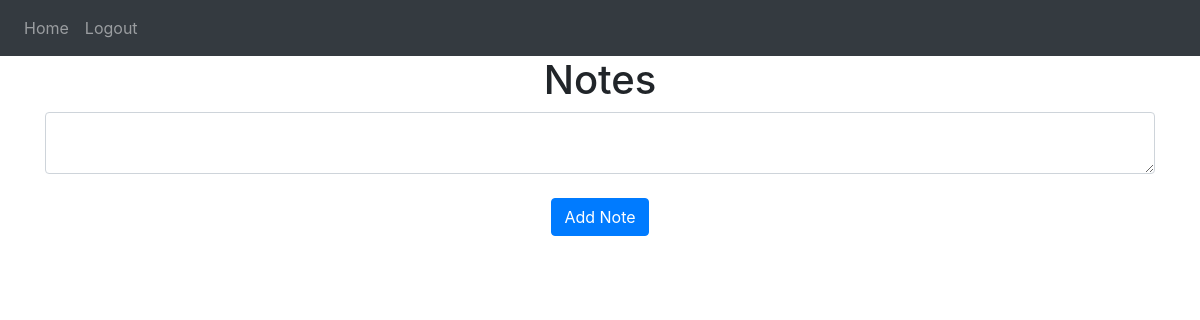
The page /home (signed in) on the database as committed earlier.
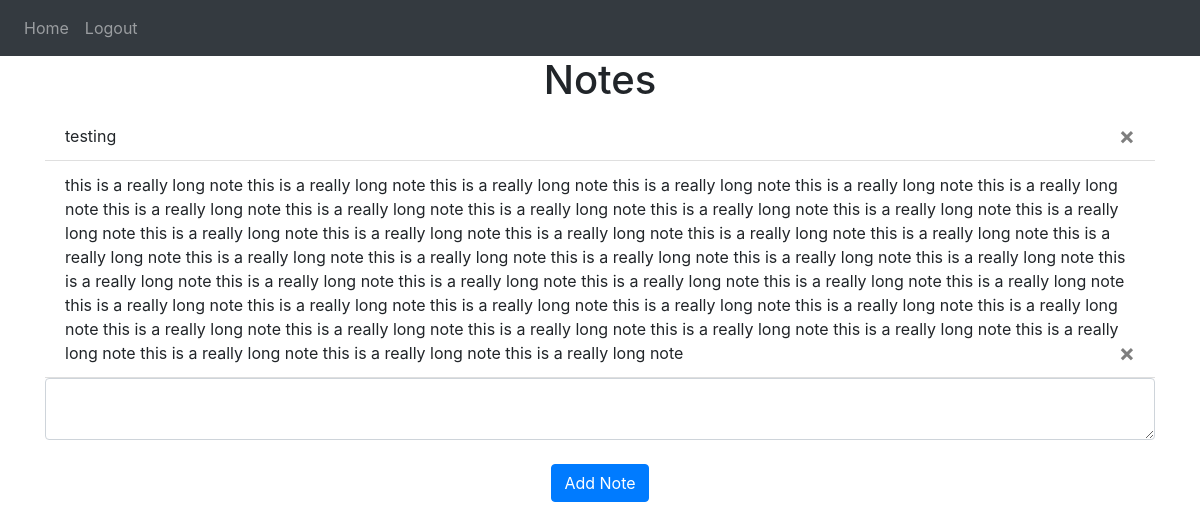
The same page on the database as committed later.
### website/models.py (models this page shows)
class Note(db.Model):
  id = db.Column(db.Integer, primary_key=True)
  content = db.Column(db.String(8192))
  date = db.Column(db.DateTime(timezone=True), default=func.now())
  user_id = db.Column(db.Integer, db.ForeignKey('user.id'))

### website/views.py (the view, shortened to what this page needs)
@views.route('/home', methods=['GET', 'POST'])
@login_required
def home():
    return render_template('home.html', user=current_user)

### website/__init__.py (called while the page is built)
def create_app():
    app = Flask(__name__)
    app.config['SECRET_KEY'] = 'completelysecuresecretkeylmao'
    app.config['SQLALCHEMY_DATABASE_URI'] = f'sqlite:///{DB_NAME}'
    db.init_app(app)
    from .views import views
    from .auth import auth
    app.register_blueprint(views, url_prefix='/')
    app.register_blueprint(auth, url_prefix='/')
    from .models import User, Note
    with app.app_context():
        db.create_all()
    login_manager = LoginManager()
    login_manager.login_view = 'auth.login'
    login_manager.init_app(app)
    @login_manager.user_loader
    def load_user(id):
        return User.query.get(int(id))
    return app

### website/templates/home.html (shortened to what this page needs)
{% extends "base.html" %}
{% block content %}
  <h1 align="center">Notes</h1>
  <ul class="list-group list-group-flush" id="notes">
    {% for note in user.notes %}
      <li class="list-group-item">{{ note.content }}
        <button type="button" class="close" onClick="deleteNote({{ note.id }})">
          <span aria-hidden="true">&times;</span>
        </button>
      </li>
    {% endfor %}
  </ul>
  <form method="POST">
    <textarea name="note" id="note" class="form-control"></textarea>
    <br />
    <div align="center">
      <button type="submit" class="btn btn-primary">Add Note</button>
    </div>
  </form>
{% endblock %}

### website/templates/base.html (shortened to what this page needs)
<!DOCTYPE html>
<html>
  <head>
    <link
      rel="stylesheet"
      href="https://stackpath.bootstrapcdn.com/bootstrap/4.4.1/css/bootstrap.min.css"
    />
    <link
      rel="stylesheet"
      href="https://stackpath.bootstrapcdn.com/font-awesome/4.7.0/css/font-awesome.min.css"
    />
  </head>
  <body>
    <nav class="navbar navbar-expand-lg navbar-dark bg-dark">
      <div class="collapse navbar-collapse" id="navbar">
        <div class="navbar-nav">
          {% if user.is_authenticated %}
            <a class="nav-item nav-link" id="home" href="/home">Home</a>
            <a class="nav-item nav-link" id="logout" href="/logout">Logout</a>
          {% else %}
            <a class="nav-item nav-link" id="login" href="/login">Login</a>
            <a class="nav-item nav-link" id="sign_up" href="/sign-up">Sign Up</a>
          {% endif %}
        </div>
      </div>
    </nav>
    <div class="container">
      {% block content %}
      {% endblock %}
    </div>
  </body>
</html>

Rows that differ between the two databases and show on the page:
added Note: content "testing"
added Note: content "this is a really long note this is a really long note this is a really long note this is a really long note this is a really long note this is a really long note this is a really long note this is a really long note this is a really long note this is a really long note this is a really long note this is a really long note this is a really long note this is a really long note this is a really long note this is a really long note this is a really long note this is a really long note this is a really long note this is a really long note this is a really long note this is a really long note this is a really long note this is a really long note this is a really long note this is a really long…"
